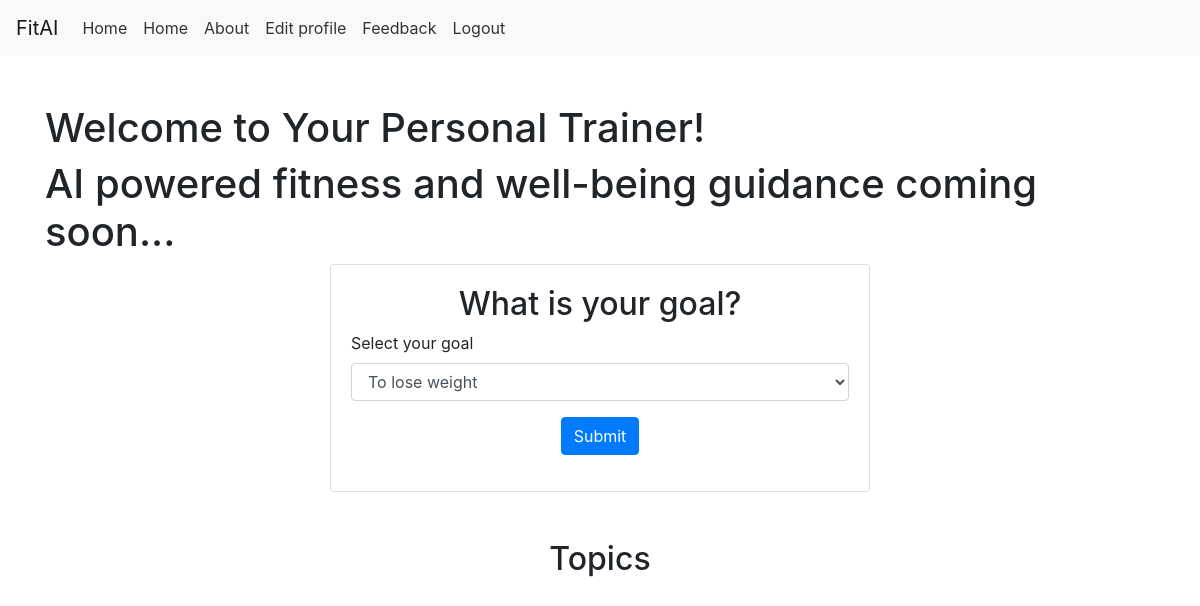
Page /user (signed in) on the earlier database version.
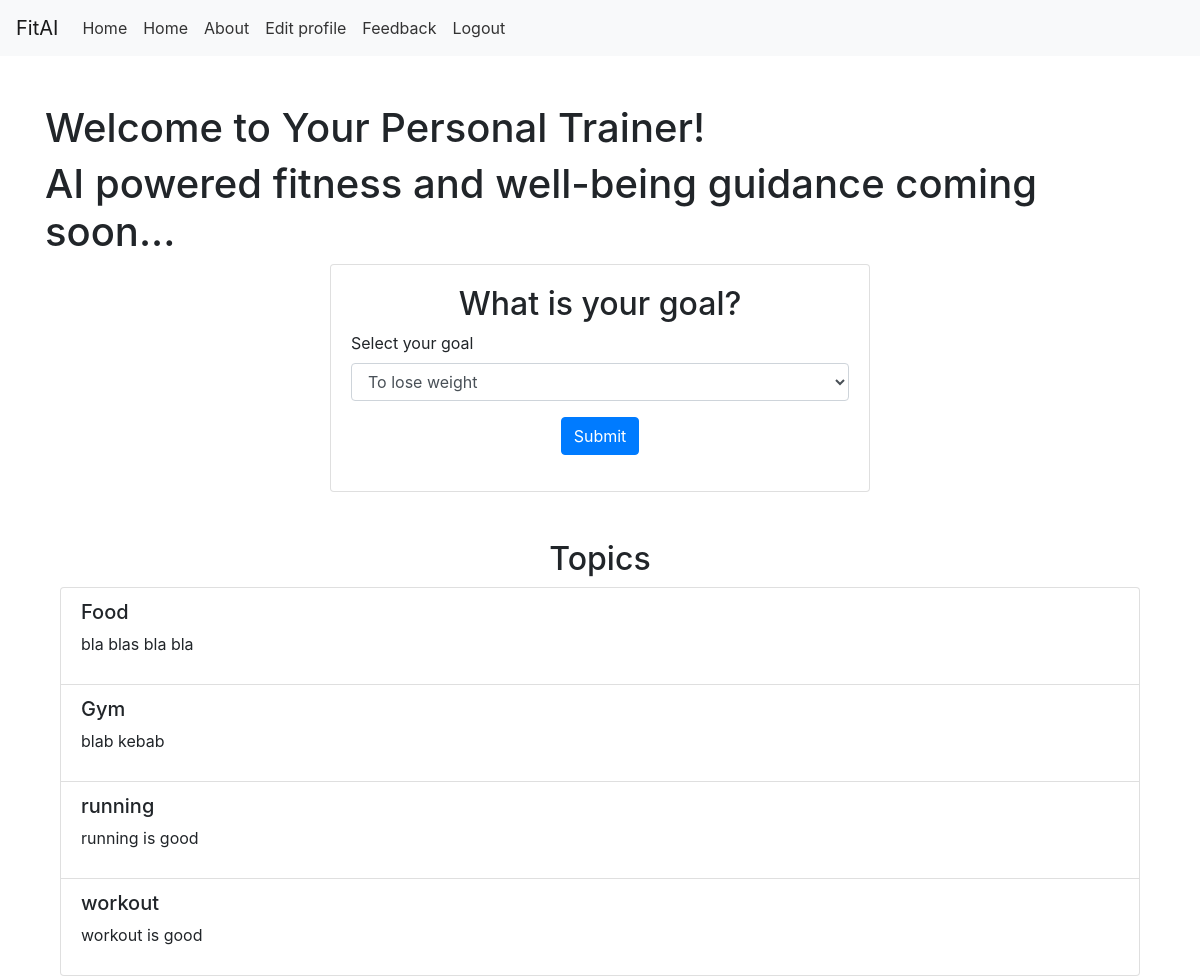
Same page on the later database version.
### main.py (models this page shows, shortened)
class Topics(db.Model):
    id = db.Column(db.Integer, primary_key=True)
    title = db.Column(db.String(100), nullable=False)
    description = db.Column(db.Text, nullable=True)

### main.py (the view)
@app.route("/user", methods=["POST", "GET"])
def user():
    if "user" in session:
        email = session["email"]
        user = Users.query.filter_by(email=email).first()
        topics = Topics.query.all()  # לקבל את כל הנושאים
        if request.method == "POST":
            goal = request.form["goal"]
            db.session.commit()
            flash("Information updated successfully!", "success")
            return redirect(url_for("user"))
        return render_template("user.html", email=email, topics=topics)
    else:
        return redirect(url_for("login"))

### main.py (called while the page is built)
@app.context_processor
def inject_user():
    user_email = session.get("email")
    user = Users.query.filter_by(email=user_email).first() if user_email else None
    return dict(current_user=user)

### Templates/user.html (shortened to what this page needs)
{% extends "base.html" %}
{% block content %}
<div class="background-image">
    <div class="container mt-5">
        <div class="welcome-message">
            <h1>Welcome to Your Personal Trainer!</h1>
            <h1>AI powered fitness and well-being guidance coming soon...</h1>
        </div>
        <div class="row">
            <div class="col-md-6 offset-md-3">
                <div class="card">
                    <div class="card-body">
                        <h2 class="text-center">What is your goal?</h2>
                        <form action="/user" method="POST">
                            <div class="form-group">
                                <label for="goal">Select your goal</label>
                                <select name="goal" id="goal" class="form-control">
                                    <option value="lose_weight">To lose weight</option>
                                </select>
                            </div>
                            <div class="form-group text-center mt-3">
                                <input type="submit" class="btn btn-primary" value="Submit">
                            </div>
                        </form>
                    </div>
                </div>
            </div>
        </div>
        <div class="container mt-5">
            <h2 class="text-center">Topics</h2>
            <ul class="list-group">
                {% for topic in topics %}
                    <li class="list-group-item">
                        <h5>{{ topic.title }}</h5>
                        <p>{{ topic.description }}</p>
                    </li>
                {% endfor %}
            </ul>
        </div>
    </div>
</div>
{% endblock %}

Differences in the rows shown:
added Topics: title "Food", description "bla blas bla bla"
added Topics: title "Gym", description "blab kebab"
added Topics: title "running", description "running is good"
added Topics: title "workout", description "workout is good"
